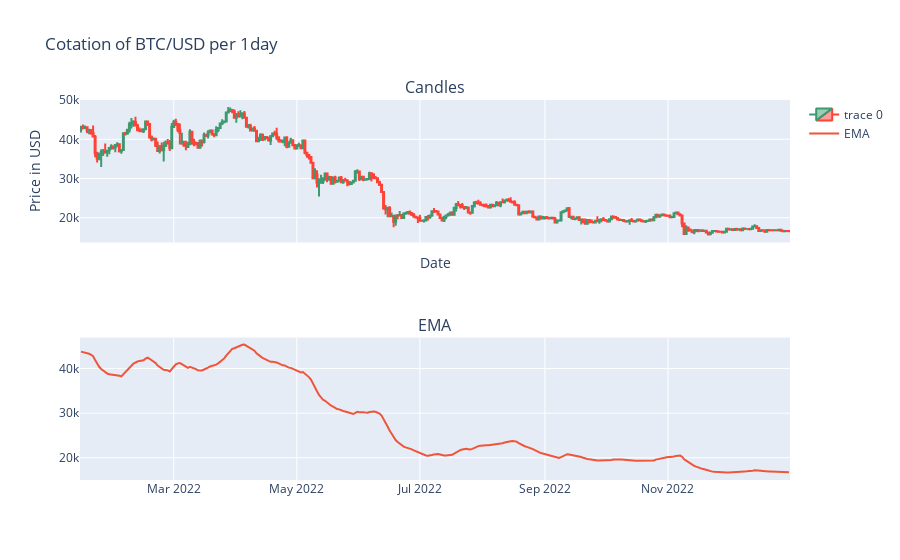

The notebook cell this image was saved under:
### Markdown cell above
### We can visualize the indicators 

#### EMA Indicator :

### Code cell
indicator = 'EMA'
visualize_with_indicator(final_data, symbol, interval, indicator)

### Figure 1 — Plotly figure (JSON) as saved in the notebook; plotly's stock layout.template omitted (floating-point values rounded to 4 significant figures; data arrays with more than 128 entries replaced by an {"elided": "..."} marker saying what was removed)
{"data": [{"close": {"elided": "352 float values"}, "high": {"elided": "352 float values"}, "low": {"elided": "352 float values"}, "open": {"elided": "352 float values"}, "type": "candlestick", "x": {"elided": "352 str values"}, "xaxis": "x", "yaxis": "y"}, {"mode": "lines", "name": "EMA", "type": "scatter", "x": {"elided": "352 str values"}, "xaxis": "x2", "y": {"elided": "352 float values"}, "yaxis": "y2"}], "layout": {"annotations": [{"font": {"size": 16}, "showarrow": false, "text": "Candles", "x": 0.5, "xanchor": "center", "xref": "paper", "y": 1, "yanchor": "bottom", "yref": "paper"}, {"font": {"size": 16}, "showarrow": false, "text": "EMA", "x": 0.5, "xanchor": "center", "xref": "paper", "y": 0.375, "yanchor": "bottom", "yref": "paper"}], "title": {"text": "Cotation of BTC/USD per 1day"}, "xaxis": {"anchor": "y", "domain": [0, 1], "matches": "x2", "rangeslider": {"visible": false}, "showticklabels": false, "title": {"text": "Date"}}, "xaxis2": {"anchor": "y2", "domain": [0, 1]}, "yaxis": {"anchor": "x", "domain": [0.625, 1], "title": {"text": "Price in USD"}}, "yaxis2": {"anchor": "x2", "domain": [0, 0.375]}}}
